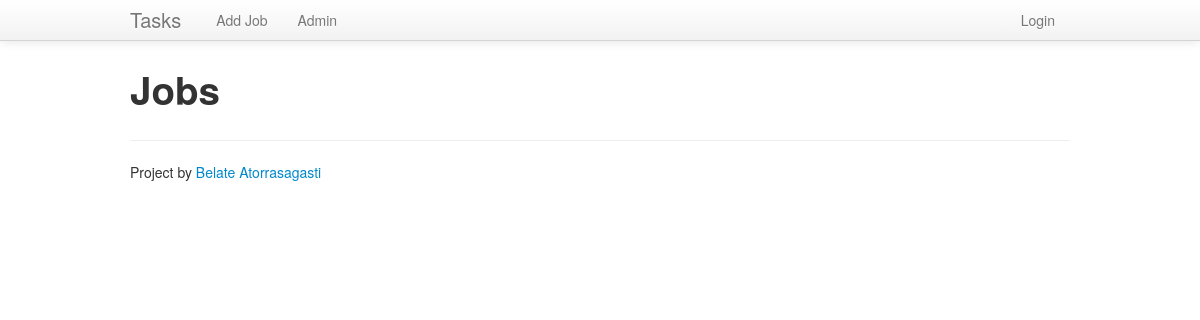
Before: / with the older database file.
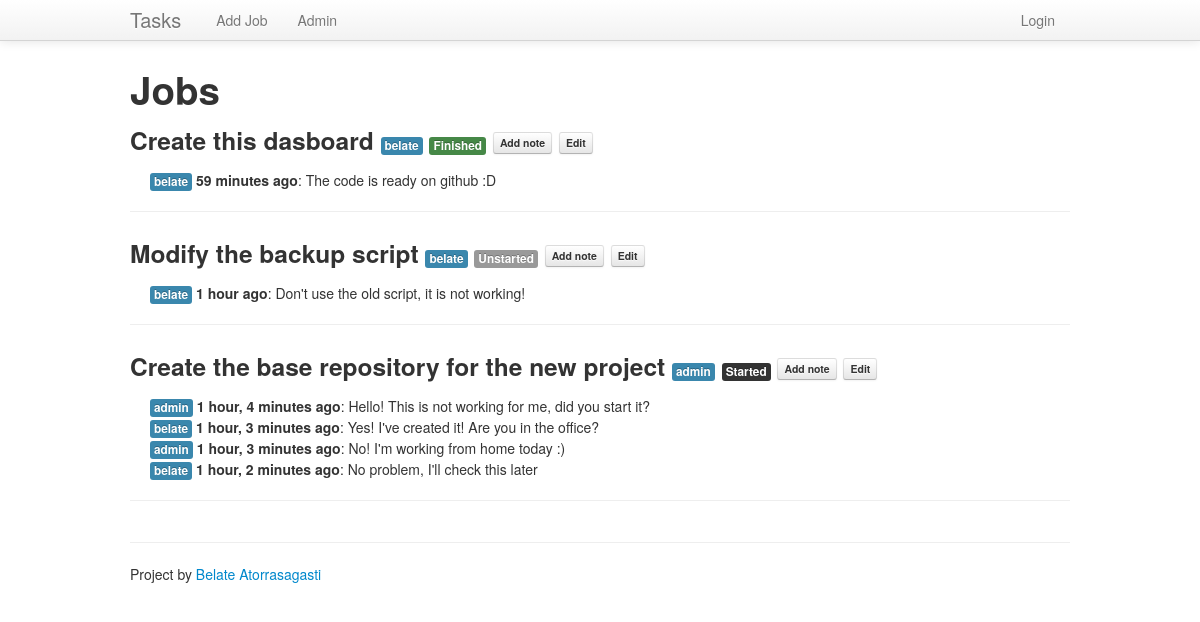
After: the same page with the newer database file.
### jobs/models.py (models this page shows, shortened)
class Job(models.Model):
    name = models.CharField(max_length=200)
    start_date = models.DateField()
    end_date = models.DateField()
    owner = models.ForeignKey(settings.AUTH_USER_MODEL)
    status = models.IntegerField(default=0, choices=[(0, 'Unstarted'),
                                                     (1, 'Started'),
                                                     (2, 'Finished')])
    def status_class(self):
        return {0: '', 1: 'label-inverse', 2: 'label-success'}.get(self.status)

class Note(models.Model):
    text = models.CharField(max_length=200)
    owner = models.ForeignKey(settings.AUTH_USER_MODEL)
    timestamp = models.DateTimeField(auto_now_add=True)
    job = models.ForeignKey(Job, related_name='notes')

### jobs/views.py (the view)
# urls.py: url(r'^$', 'jobs.views.index', name='index'),
def index(request):
    jobs = Job.objects.all().order_by('-id')
    if request.is_ajax():
        return render(request, 'jobs/jobs.html', {'jobs': jobs})
    return render(request, 'jobs/index.html', {'jobs': jobs})

### jobs/templates/jobs/index.html (shortened to what this page needs)
{% extends "jobs/base.html" %}
{% block content %}
<h1>Jobs</h1>
<div id="content">
{% include "jobs/jobs.html" %}
</div>
{% endblock %}

### jobs/templates/jobs/base.html (shortened to what this page needs)
{% load staticfiles %}
<!DOCTYPE html>
<html lang="en">
  <head>
    <link href="{% static "css/bootstrap.css" %}" rel="stylesheet">
    <link href="{% static "css/datepicker.css" %}" rel="stylesheet">
  </head>
  <body>
    <div class="navbar navbar-fixed-top">
      <div class="navbar-inner">
        <div class="container">
          <a class="brand" href="/">Tasks</a>
          <div class="nav-collapse">
            <ul class="nav">
              <li><a href="{% url 'add-job' %}">Add Job</a></li>
              <li><a href="/admin">Admin</a></li>
            </ul>
            <ul class="nav pull-right">
              {% if user.is_authenticated %}
              <li><a>Welcome, <strong>{{ user.username }}!</strong></a></li>
              <li><a href="{% url 'logout' %}">Logout</a></li>
              {% else %}
              <li><a href="{% url 'login' %}">Login</a></li>
              {% endif %}
            </ul>
          </div>
        </div>
      </div>
    </div>
    <div class="container">
      <div class="row">
        <div class="span12">
            {% block content %}{% endblock %}
        </div>
      </div>
      <hr>
      <footer>
        <p>Project by <a href="http://github.com/belate">Belate Atorrasagasti</a></p>
      </footer>
    </div>
  </body>
</html>

### jobs/templates/jobs/jobs.html
{% for job in jobs %}
    <h3>{{ job.name }} <span class="label label-info">{{ job.owner.username }}</span> <span class="label {{ job.status_class }}">{{ job.get_status_display }}</span>
         <a class="btn btn-mini" type="button" href="{% url 'add-note' job.id %}">Add note</a>
         <a class="btn btn-mini" type="button" href="{% url 'edit-job' job.id %}">Edit</a>
     </h3>
    <ul class="unstyled inside">
        {% for note in job.notes.all %}
            <li><span class="label label-info">{{ note.owner.username }}</span> <b>{{ note.timestamp|timesince }} ago</b>: {{ note.text }}</li>
        {% endfor %}
    </ul>
    <hr/>
{% endfor %}

### jobs/templates/jobs/base.html (style rules this page uses)
body { padding-top: 60px; padding-bottom: 40px; }
.inside { padding-left:20px; }

Changed rows visible on the page:
added Job: name "Create this dasboard", owner.username "belate", status "Finished"
added Note: owner.username "belate", timestamp "59 minutes", text "The code is ready on github :D", shown under "Create this dasboard"
added Job: name "Modify the backup script", owner.username "belate", status "Unstarted"
added Note: owner.username "belate", timestamp "1 hour", text "Don't use the old script, it is not working!", shown under "Modify the backup script"
added Job: name "Create the base repository for the new project", owner.username "admin", status "Started"
added Note: owner.username "admin", timestamp "1 hour, 4 minutes", text "Hello! This is not working for me, did you start it?", shown under "Create the base repository for the new project"
added Note: owner.username "belate", timestamp "1 hour, 3 minutes", text "Yes! I've created it! Are you in the office?", shown under "Create the base repository for the new project"
added Note: owner.username "admin", timestamp "1 hour, 3 minutes", text "No! I'm working from home today :)", shown under "Create the base repository for the new project"
added Note: owner.username "belate", timestamp "1 hour, 2 minutes", text "No problem, I'll check this later", shown under "Create the base repository for the new project"
